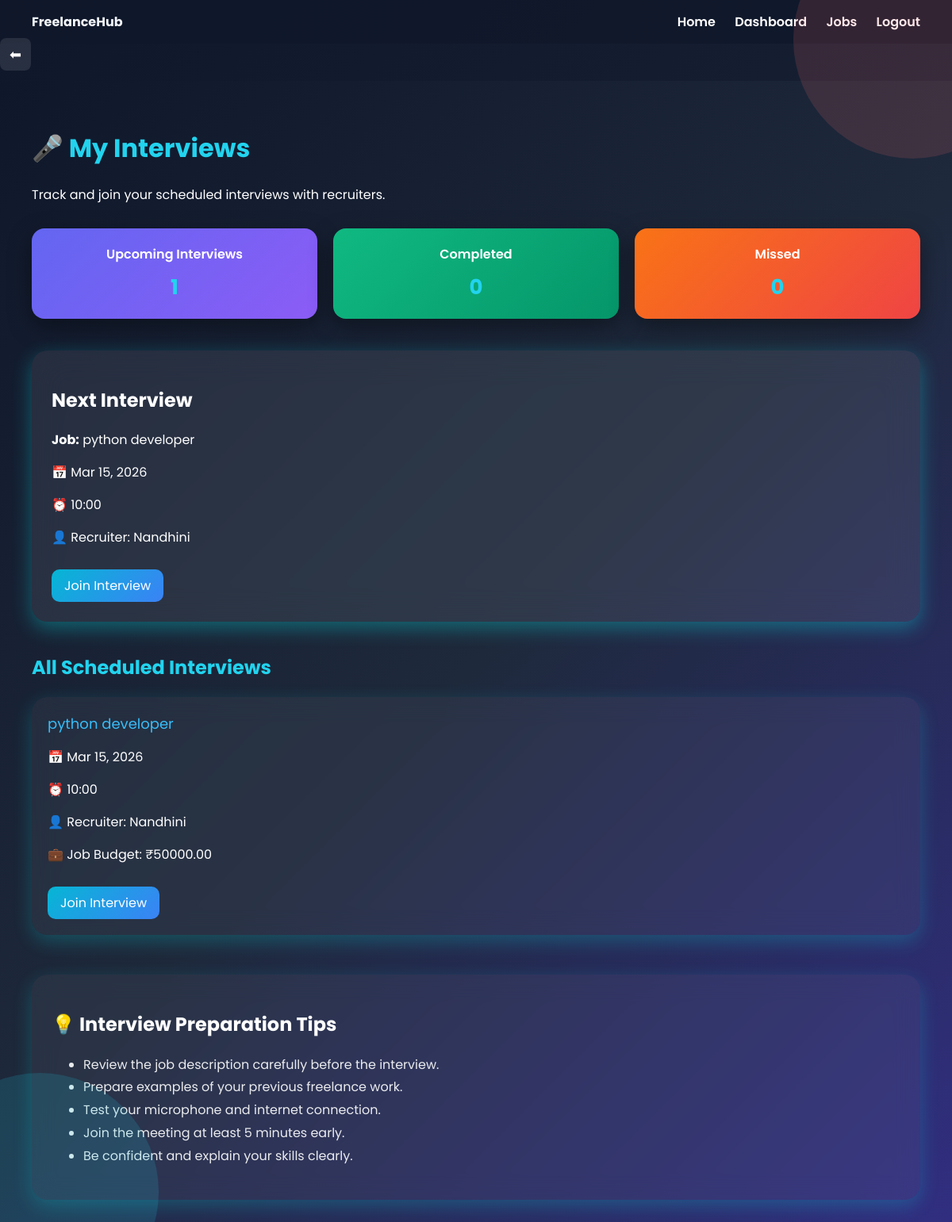
The page /interviews/ (signed in) on the database its author committed.
### accounts/models.py (models this page shows, shortened)
class Interview(models.Model):
    job = models.ForeignKey(Job, on_delete=models.CASCADE)
    freelancer = models.ForeignKey(User, on_delete=models.CASCADE)
    recruiter = models.ForeignKey(User, related_name="recruiter", on_delete=models.CASCADE)
    interview_date = models.DateTimeField()
    meeting_link = models.URLField()
    status = models.CharField(
        max_length=20,
        default="Scheduled"
    )
    created_at = models.DateTimeField(auto_now_add=True)

class Job(models.Model):
    STATUS_CHOICES = [
        ('open', 'Open'),
        ('closed', 'Closed'),
    ]
    title = models.CharField(max_length=200)
    description = models.TextField()
    salary = models.DecimalField(max_digits=10, decimal_places=2)
    deadline = models.DateField()
    posted_by = models.ForeignKey(
        User,
        on_delete=models.CASCADE,
        related_name='jobs'
    )
    status = models.CharField(max_length=20, choices=STATUS_CHOICES, default='open')
    created_at = models.DateTimeField(auto_now_add=True)

### accounts/views.py (the view)
# urls.py: path("interviews/", views.freelancer_interviews, name="freelancer_interviews"),
@login_required
def freelancer_interviews(request):
    if request.user.profile.role != "freelancer":
        return redirect("recruiter_dashboard")
    interviews = Interview.objects.filter(
        freelancer=request.user
    ).order_by("interview_date")
    return render(request, "accounts/interviews.html", {  # Keep your template name
        "interviews": interviews
    })

### accounts/templates/accounts/interviews.html (shortened to what this page needs)
{% extends "base.html" %}
{% block content %}
<div style="margin-bottom:20px;">
<a href="{% url 'dashboard' %}" style="
text-decoration:none;
color:white;
font-size:18px;
padding:8px 12px;
border-radius:8px;
background:rgba(255,255,255,0.1);
">
⬅
</a>
</div>
<div class="page">
<div class="header">
<h1>🎤 My Interviews</h1>
<p>Track and join your scheduled interviews with recruiters.</p>
</div>
<div class="stats">
<div class="stat-card stat1">
Upcoming Interviews
<div class="stat-number">{{ interviews|length }}</div>
</div>
<div class="stat-card stat2">
Completed
<div class="stat-number">0</div>
</div>
<div class="stat-card stat3">
Missed
<div class="stat-number">0</div>
</div>
</div>
{% if interviews %}
<div class="next-interview">
<h2>Next Interview</h2>
<p><strong>Job:</strong> {{ interviews.0.job.title }}</p>
<p>📅 {{ interviews.0.interview_date|date:"M d, Y" }}</p>
<p>⏰ {{ interviews.0.interview_date|time:"H:i" }}</p>
<p>👤 Recruiter: {{ interviews.0.recruiter.username }}</p>
<a href="{{ interviews.0.meeting_link }}" target="_blank" class="join-btn">
Join Interview
</a>
</div>
{% endif %}
<h2 style="margin-bottom:20px;color:#22d3ee;">All Scheduled Interviews</h2>
{% if interviews %}
<div class="interview-grid">
{% for interview in interviews %}
<div class="interview-card">
<div class="job-title">{{ interview.job.title }}</div>
<p>📅 {{ interview.interview_date|date:"M d, Y" }}</p>
<p>⏰ {{ interview.interview_date|time:"H:i" }}</p>
<p>👤 Recruiter: {{ interview.recruiter.username }}</p>
<p>💼 Job Budget: ₹{{ interview.job.salary }}</p>
<a href="{{ interview.meeting_link }}" target="_blank" class="join-btn">
Join Interview
</a>
</div>
{% endfor %}
</div>
{% else %}
<p>No interviews scheduled yet.</p>
{% endif %}
<div class="tips">
<h2>💡 Interview Preparation Tips</h2>
<ul style="margin-top:10px;opacity:0.9;line-height:1.8;">
<li>Review the job description carefully before the interview.</li>
<li>Prepare examples of your previous freelance work.</li>
<li>Test your microphone and internet connection.</li>
<li>Join the meeting at least 5 minutes early.</li>
<li>Be confident and explain your skills clearly.</li>
</ul>
</div>
</div>
{% endblock %}

### templates/base.html (style rules this page uses)
body { margin: 0; font-family: 'Poppins', sans-serif; background: linear-gradient(135deg, #0f172a, #1e293b); color: #f1f5f9; }
body::before, body::after { content: ""; position: fixed; width: 300px; height: 300px; border-radius: 50%; z-index: 0; opacity: 0.15; }
body::before { background: #ff6b6b; top: -100px; right: -100px; }
body::after { background: #22d3ee; bottom: -100px; left: -100px; }
.stat-card { background: rgba(30, 41, 59, 0.8); padding: 25px; border-radius: 15px; box-shadow: 0 10px 25px rgba(0,0,0,0.4); text-align: center; transition: 0.3s; }
.stat-number { font-size: 30px; font-weight: bold; color: #22d3ee; }

### accounts/templates/accounts/interviews.html (style rules this page uses)
.page { min-height:100vh; padding:40px; color:white; background:linear-gradient(135deg,#0f172a,#1e293b,#312e81); }
.header { margin-bottom:30px; }
.header h1 { color:#22d3ee; }
.stats { display:grid; grid-template-columns:repeat(auto-fit,minmax(220px,1fr)); gap:20px; margin-bottom:40px; }
.stat-card { padding:20px; border-radius:16px; font-weight:600; box-shadow:0 10px 30px rgba(0,0,0,0.4); }
.stat1 { background:linear-gradient(135deg,#6366f1,#8b5cf6); }
.stat2 { background:linear-gradient(135deg,#10b981,#059669); }
.stat3 { background:linear-gradient(135deg,#f97316,#ef4444); }
.stat-number { font-size:26px; margin-top:10px; }
.next-interview { padding:25px; border-radius:20px; margin-bottom:40px; background:rgba(255,255,255,0.08); backdrop-filter:blur(20px); box-shadow:0 8px 25px rgba(0,255,255,0.3); }
.interview-grid { display:grid; grid-template-columns:repeat(auto-fit,minmax(280px,1fr)); gap:25px; }
.interview-card { padding:20px; border-radius:20px; background:rgba(255,255,255,0.05); backdrop-filter:blur(15px); box-shadow:0 8px 25px rgba(0,255,255,0.2); transition:0.3s; }
.job-title { color:#38bdf8; font-size:18px; margin-bottom:10px; }
.join-btn { margin-top:12px; display:inline-block; padding:8px 16px; border-radius:10px; background:linear-gradient(135deg,#06b6d4,#3b82f6); color:white; text-decoration:none; }
.tips { margin-top:50px; padding:25px; border-radius:20px; background:rgba(255,255,255,0.05); backdrop-filter:blur(15px); box-shadow:0 8px 25px rgba(0,255,255,0.2); }

### rows shown on the page
Interview: job.title "python developer", interview_date "Mar 15, 2026", interview_date "10:00", recruiter.username "Nandhini", job "python developer", job.salary "50000.00"

### other values the page prints
{{ interviews|length }} "1"
